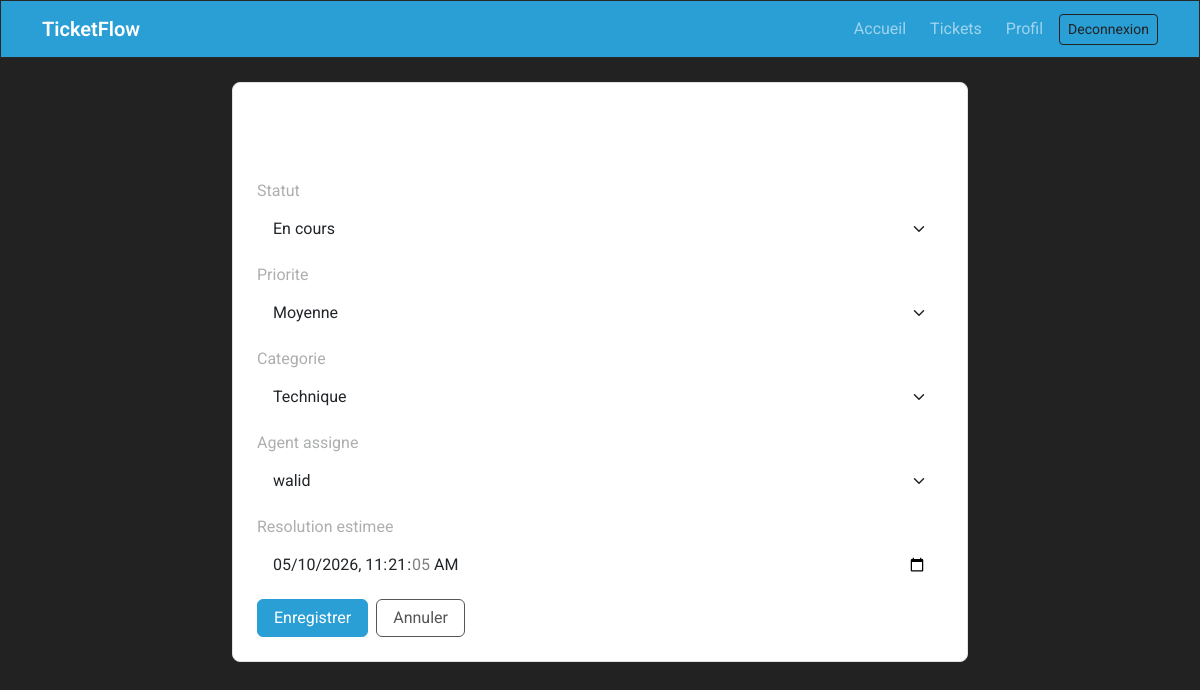
Page /tickets/2/modifier/ (signed in) on the committed database.
### tickets/models.py (models this page shows, shortened)
class Ticket(models.Model):
    class Priority(models.TextChoices):
        LOW = PRIORITY_CHOICES[0]
        MEDIUM = PRIORITY_CHOICES[1]
        HIGH = PRIORITY_CHOICES[2]
        URGENT = PRIORITY_CHOICES[3]
    class Status(models.TextChoices):
        NEW = 'new', 'Nouveau'
        ACCEPTED = 'accepted', 'Accepte'
        REFUSED = 'refused', 'Refuse'
        IN_PROGRESS = 'in_progress', 'En cours'
        WAITING = 'waiting', 'En attente'
        RESOLVED = 'resolved', 'Resolu'
        CLOSED = 'closed', 'Ferme'
    title = models.CharField(max_length=200, verbose_name='Titre')
    description = models.TextField(verbose_name='Description')
    category = models.ForeignKey(Category, on_delete=models.PROTECT, related_name='tickets', verbose_name='Categorie')
    priority = models.CharField(max_length=20, choices=Priority.choices, default=Priority.MEDIUM, verbose_name='Priorite')
    status = models.CharField(max_length=20, choices=Status.choices, default=Status.NEW, verbose_name='Statut')
    created_by = models.ForeignKey(settings.AUTH_USER_MODEL, on_delete=models.CASCADE, related_name='created_tickets')
    assigned_to = models.ForeignKey(
        settings.AUTH_USER_MODEL,
        on_delete=models.SET_NULL,
        null=True,
        blank=True,
        related_name='assigned_tickets',
        limit_choices_to={'role__in': ['admin', 'agent']},
        verbose_name='Agent assigne',
    )
    estimated_resolution = models.DateTimeField(null=True, blank=True, verbose_name='Resolution estimee')
    created_at = models.DateTimeField(auto_now_add=True)
    updated_at = models.DateTimeField(auto_now=True)
    resolved_at = models.DateTimeField(null=True, blank=True)
    closed_at = models.DateTimeField(null=True, blank=True)
    class Meta:
        ordering = ('-created_at',)
        indexes = [
            models.Index(fields=['status', 'priority']),
            models.Index(fields=['assigned_to', 'status']),
        ]

### tickets/views.py (the view)
# urls.py: path('<int:pk>/modifier/', views.update_ticket, name='update'),
@login_required
def update_ticket(request, pk):
    ticket = get_object_or_404(Ticket, pk=pk)
    if not request.user.is_support_agent:
        messages.error(request, 'Seuls les agents peuvent modifier le traitement.')
        return redirect(ticket)
    old_status = ticket.status
    if request.method == 'POST':
        form = TicketUpdateForm(request.POST, instance=ticket)
        if form.is_valid():
            ticket = form.save()
            action = 'Ticket modifie'
            if old_status != ticket.status:
                action = f'Statut: {ticket.get_status_display()}'
            TicketHistory.objects.create(ticket=ticket, actor=request.user, action=action)
            _notify(
                f'Ticket #{ticket.pk} mis a jour',
                f'Statut actuel: {ticket.get_status_display()}',
                [ticket.created_by.email],
            )
            messages.success(request, 'Ticket mis a jour.')
            return redirect(ticket)
    else:
        form = TicketUpdateForm(instance=ticket)
    return render(request, 'tickets/ticket_form.html', {'form': form, 'title': 'Modifier le ticket'})

### tickets/forms.py
class TicketUpdateForm(forms.ModelForm):
    class Meta:
        model = Ticket
        fields = ('status', 'priority', 'category', 'assigned_to', 'estimated_resolution')
        widgets = {
            'estimated_resolution': forms.DateTimeInput(attrs={'type': 'datetime-local'}),
        }
    def __init__(self, *args, **kwargs):
        super().__init__(*args, **kwargs)
        _bootstrap_fields(self)
        self.fields['assigned_to'].queryset = CustomUser.objects.filter(role__in=[
            CustomUser.Role.ADMIN,
            CustomUser.Role.AGENT,
        ])

### tickets/forms.py (called while the page is built)
def _bootstrap_fields(form):
    for field in form.fields.values():
        css_class = 'form-check-input' if isinstance(field.widget, forms.CheckboxInput) else 'form-control'
        if isinstance(field.widget, forms.Select):
            css_class = 'form-select'
        field.widget.attrs['class'] = css_class

### tickets/models.py (called while the page is built)
    def __str__(self):
        return self.name

### users/models.py (called while the page is built)
    def __str__(self):
        return self.username

    @property
    def is_support_admin(self):
        return self.is_superuser or self.role == self.Role.ADMIN

    @property
    def is_support_agent(self):
        return self.is_staff or self.role in {self.Role.ADMIN, self.Role.AGENT}

### tickets/templates/tickets/ticket_form.html (shortened to what this page needs)
{% extends 'base/base.html' %}
{% block content %}
<div class="row justify-content-center">
    <div class="col-lg-8">
        <div class="bg-white border rounded-3 p-4">
            <h1 class="h3 mb-4">{{ title }}</h1>
            <form method="post" enctype="multipart/form-data" novalidate>
                {% for field in form %}
                    <div class="mb-3">
                        <label class="form-label" for="{{ field.id_for_label }}">{{ field.label }}</label>
                        {{ field }}
                    </div>
                {% endfor %}
                <div class="d-flex gap-2">
                    <button class="btn btn-primary" type="submit">Enregistrer</button>
                    <a class="btn btn-outline-secondary" href="{% url 'tickets:dashboard' %}">Annuler</a>
                </div>
            </form>
        </div>
    </div>
</div>
{% endblock %}

### rows in the picture
Ticket: form "En cours" "Moyenne" "Technique" "walid" "05/10/2026 11:21:05"

### other values in the picture
{{ field.label }} "Statut" "Priorite" "Categorie" "Agent assigne" "Resolution estimee"
